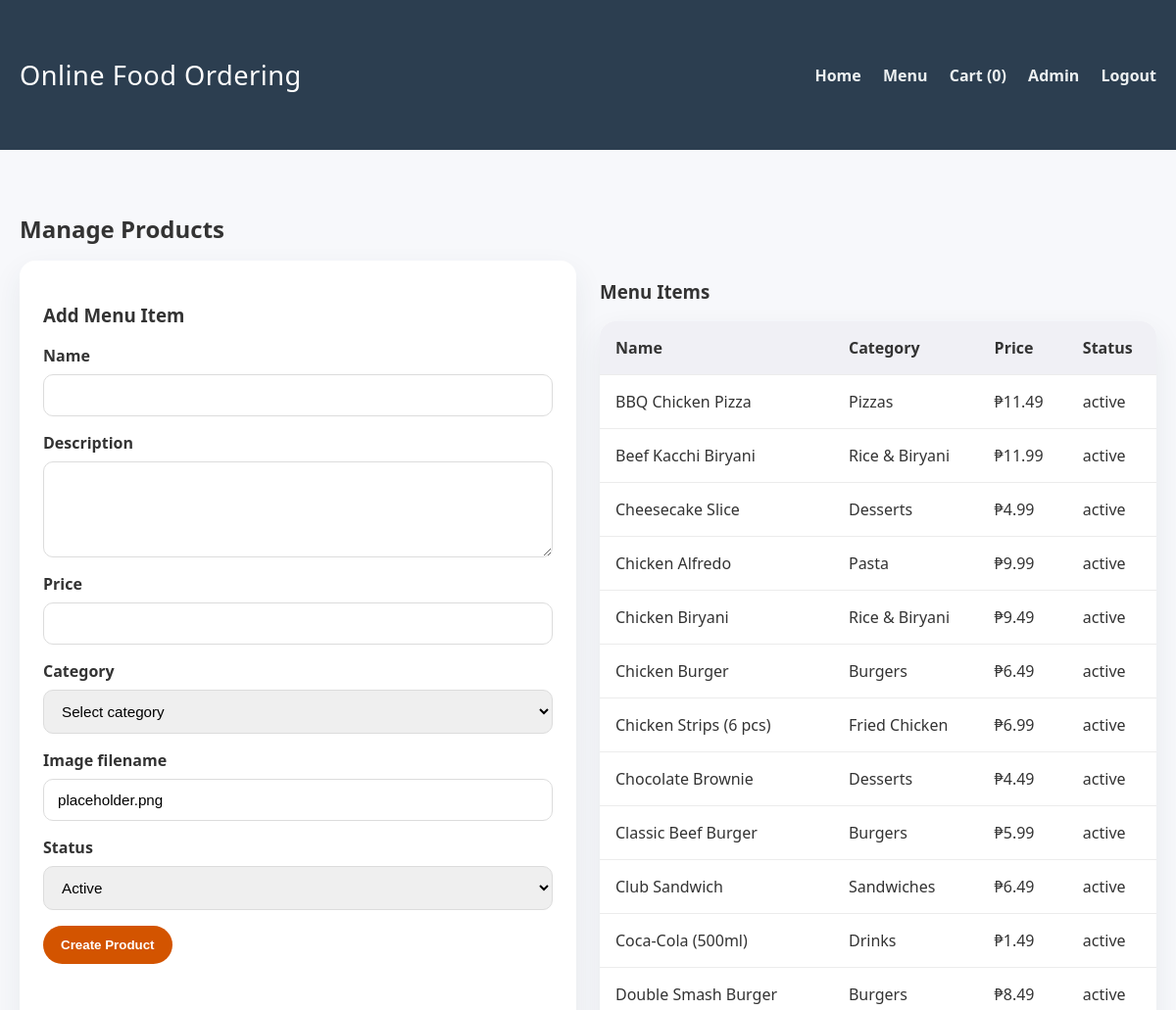
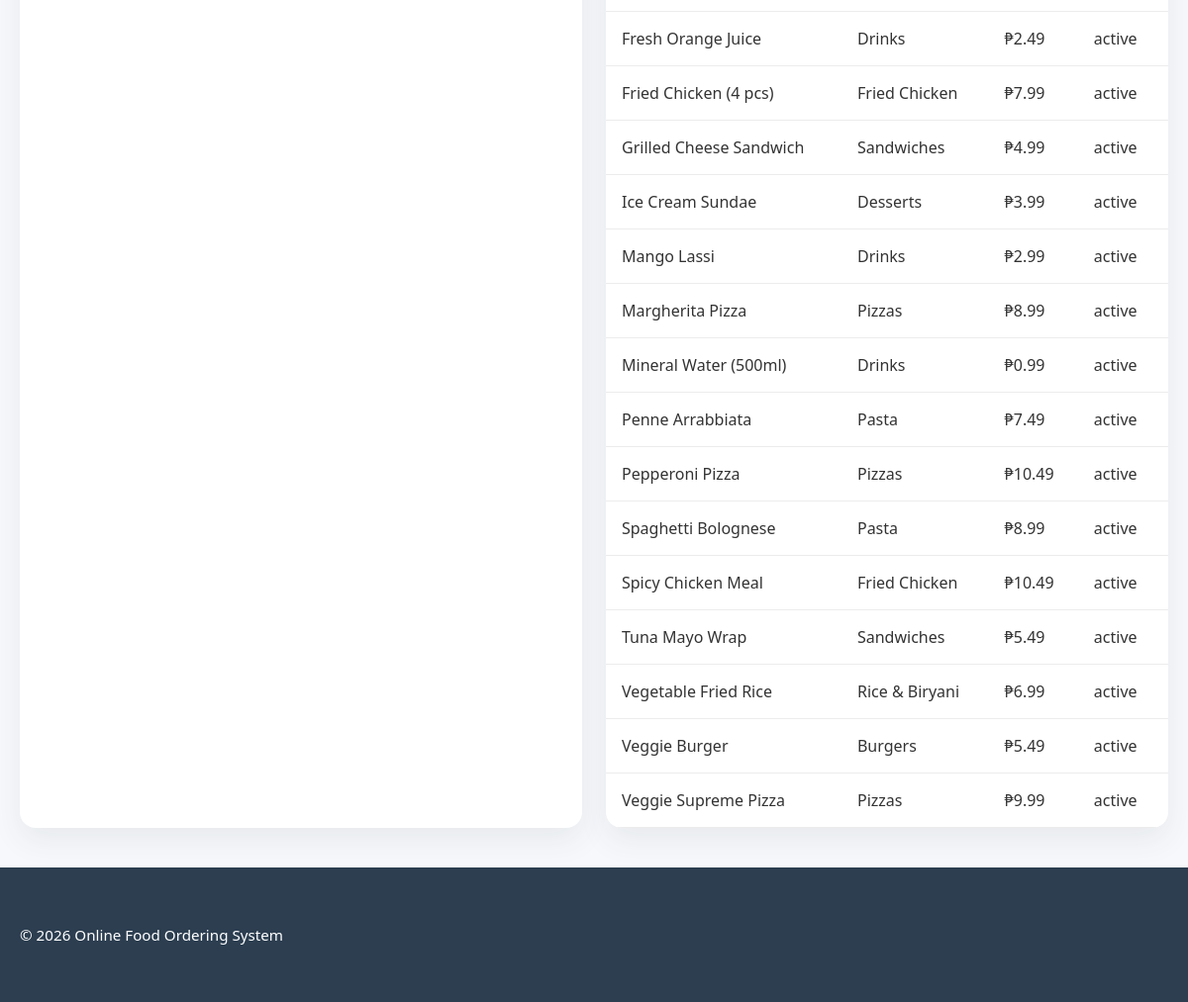
The app's page /public/index.php?route=admin&action=products (signed in) with its own data (2 pictures, top to bottom).
### tables this page shows
CREATE TABLE IF NOT EXISTS `products` (
    `id`          INT            NOT NULL AUTO_INCREMENT,
    `category_id` INT            NOT NULL,
    `name`        VARCHAR(200)   NOT NULL,
    `description` TEXT               NULL,
    `price`       DECIMAL(10,2)  NOT NULL DEFAULT 0.00,
    `image`       VARCHAR(255)       NULL DEFAULT 'placeholder.png',
    `status`      ENUM('active','inactive')
                               NOT NULL DEFAULT 'active',
    `created_at`  DATETIME       NOT NULL DEFAULT CURRENT_TIMESTAMP,
    PRIMARY KEY (`id`),
    KEY `idx_products_category` (`category_id`),
    CONSTRAINT `fk_products_category`
        FOREIGN KEY (`category_id`) REFERENCES `categories` (`id`)
        ON DELETE CASCADE ON UPDATE CASCADE
);

CREATE TABLE IF NOT EXISTS `categories` (
    `id`          INT          NOT NULL AUTO_INCREMENT,
    `name`        VARCHAR(100) NOT NULL,
    `description` TEXT             NULL,
    `created_at`  DATETIME     NOT NULL DEFAULT CURRENT_TIMESTAMP,
    PRIMARY KEY (`id`)
);

### controllers/Controller.php (called while the page is built, shortened)
<?php
class Controller
{
    protected function render(string $view, array $data = []): void
    {
        extract($data, EXTR_SKIP);
        require __DIR__ . '/../views/' . $view;
        require __DIR__ . '/../views/layout.php';
    }
}

### controllers/AdminController.php (called while the page is built, shortened)
<?php
require_once __DIR__ . '/Controller.php';
require_once __DIR__ . '/../models/Product.php';
class AdminController extends Controller
{
    public function products(): void
    {
        $message = '';
        $error = '';
        $categoryModel = new Category();
        $productModel = new Product();
        $products = $productModel->allForAdmin();
        $categories = $categoryModel->all();
        $this->render('admin/products.php', [
            'products' => $products,
            'categories' => $categories,
            'message' => $message,
            'error' => $error,
            'currentUser' => getCurrentUser(),
        ]);
    }
}

### config/database.php (called while the page is built, shortened)
<?php
$host = '127.0.0.1';
$user = 'root';
$password = '';
$database = 'online_food_ordering';
$charset = 'utf8mb4';
$mysqli = new mysqli($host, $user, $password, $database);
$mysqli->set_charset($charset);
function db_query(string $sql, string $types = '', array $params = [])
{
    global $mysqli;
    $stmt = $mysqli->prepare($sql);
    if (!$stmt->execute()) {
        die('Database execute error: ' . $stmt->error);
    }
    return $stmt;
}
function db_fetch_all(string $sql, string $types = '', array $params = []): array
{
    $stmt = db_query($sql, $types, $params);
    $result = $stmt->get_result();
    return $result ? $result->fetch_all(MYSQLI_ASSOC) : [];
}

### models/Model.php (called while the page is built, shortened)
<?php
require_once __DIR__ . '/../config/database.php';
class Model
{
    protected function fetchAll(string $sql, string $types = '', array $params = []): array
    {
        return db_fetch_all($sql, $types, $params);
    }
}

### models/Product.php (called while the page is built, shortened)
<?php
require_once __DIR__ . '/Model.php';
class Product extends Model
{
    public function allForAdmin(): array
    {
        return $this->fetchAll(
            'SELECT p.id, p.name, p.description, p.price, p.image, p.status, c.name AS category_name FROM products p JOIN categories c ON c.id = p.category_id ORDER BY p.name'
        );
    }
}

### inc/functions.php (called while the page is built, shortened)
<?php
require_once __DIR__ . '/../config/database.php';
function sanitize($value): string
{
    return htmlspecialchars(trim((string)$value), ENT_QUOTES, 'UTF-8');
}
function formatCurrency(float $amount): string
{
    return '₱' . number_format($amount, 2);
}

### views/admin/products.php (the view, shortened to what this page needs)
<section class="section-title">
    <h2>Manage Products</h2>
</section>
<div class="grid grid-2">
    <div class="form-card">
        <h3>Add Menu Item</h3>
        <form method="post" action="../public/index.php?route=admin&action=products">
            <div class="input-group">
                <label class="form-label" for="name">Name</label>
                <input id="name" type="text" name="name" required>
            </div>
            <div class="textarea-group">
                <label class="form-label" for="description">Description</label>
                <textarea id="description" name="description" rows="4"></textarea>
            </div>
            <div class="input-group">
                <label class="form-label" for="price">Price</label>
                <input id="price" type="number" name="price" step="0.01" min="0.01" required>
            </div>
            <div class="input-group">
                <label class="form-label" for="category_id">Category</label>
                <select id="category_id" name="category_id" required>
                    <option value="">Select category</option>
                </select>
            </div>
            <div class="input-group">
                <label class="form-label" for="image">Image filename</label>
                <input id="image" type="text" name="image" value="placeholder.png">
            </div>
            <div class="input-group">
                <label class="form-label" for="status">Status</label>
                <select id="status" name="status">
                    <option value="active">Active</option>
                </select>
            </div>
            <button type="submit" class="button button-primary">Create Product</button>
        </form>
    </div>
    <div>
        <h3>Menu Items</h3>
        <?php if (empty($products)): ?>
            <div class="card"><div class="card-body"><p>No products found.</p></div></div>
        <?php else: ?>
            <table class="table">
                <thead>
                    <tr><th>Name</th><th>Category</th><th>Price</th><th>Status</th></tr>
                </thead>
                <tbody>
                    <?php foreach ($products as $product): ?>
                        <tr>
                            <td><?php echo sanitize($product['name']); ?></td>
                            <td><?php echo sanitize($product['category_name']); ?></td>
                            <td><?php echo formatCurrency((float)$product['price']); ?></td>
                            <td><?php echo sanitize($product['status']); ?></td>
                        </tr>
                    <?php endforeach; ?>
                </tbody>
            </table>
        <?php endif; ?>
    </div>
</div>

### assets/css/style.css (style rules this page uses)
body { margin: 0; font-family: 'Segoe UI', Tahoma, Geneva, Verdana, sans-serif; background: #f7f8fb; color: #333; }
* { box-sizing: border-box; }
.grid { display: grid; gap: 24px; }
.btn, .button { display: inline-flex; align-items: center; justify-content: center; padding: 12px 18px; border-radius: 999px; border: none; cursor: pointer; font-weight: 700; transition: transform 0.2s ease, background-color 0.2s ease; }
.btn-primary, .button-primary { background: #d35400; color: #fff; }
.section-title { display: flex; align-items: center; justify-content: space-between; gap: 12px; margin-bottom: 16px; }
.section-title h2 { margin: 0; font-size: 1.5rem; }
.table { width: 100%; border-collapse: collapse; background: #fff; border-radius: 16px; overflow: hidden; box-shadow: 0 12px 30px rgba(44, 62, 80, 0.08); }
.table th, .table td { padding: 16px; border-bottom: 1px solid #ececec; text-align: left; }
.table thead { background: #f0f0f5; }
.form-card { background: #fff; padding: 24px; border-radius: 16px; box-shadow: 0 12px 30px rgba(44, 62, 80, 0.08); }
.form-label { display: block; margin-bottom: 8px; font-weight: 700; }
.input-group, .textarea-group { display: flex; flex-direction: column; margin-bottom: 16px; }
input[type='text'], input[type='email'], input[type='password'], input[type='number'], textarea, select { width: 100%; padding: 12px 14px; border: 1px solid #dcdcdc; border-radius: 10px; font-size: 0.95rem; }
@media (min-width: 768px) { .grid-2 { grid-template-columns: repeat(2, minmax(0, 1fr)); } }
.section-title { display: flex; align-items: center; justify-content: space-between; margin: 24px 0 16px; }
.section-title h2, .section-title h3 { margin: 0; }

### records on screen
products: name "BBQ Chicken Pizza", category.name "Pizzas", price "₱11.49", status "active"
products: name "Beef Kacchi Biryani", category.name "Rice & Biryani", price "₱11.99", status "active"
products: name "Cheesecake Slice", category.name "Desserts", price "₱4.99", status "active"
products: name "Chicken Alfredo", category.name "Pasta", price "₱9.99", status "active"
products: name "Chicken Biryani", category.name "Rice & Biryani", price "₱9.49", status "active"
products: name "Chicken Burger", category.name "Burgers", price "₱6.49", status "active"
products: name "Chicken Strips (6 pcs)", category.name "Fried Chicken", price "₱6.99", status "active"
products: name "Chocolate Brownie", category.name "Desserts", price "₱4.49", status "active"
products: name "Classic Beef Burger", category.name "Burgers", price "₱5.99", status "active"
products: name "Club Sandwich", category.name "Sandwiches", price "₱6.49", status "active"
products: name "Coca-Cola (500ml)", category.name "Drinks", price "₱1.49", status "active"
products: name "Double Smash Burger", category.name "Burgers", price "₱8.49", status "active"
products: name "Fresh Orange Juice", category.name "Drinks", price "₱2.49", status "active"
products: name "Fried Chicken (4 pcs)", category.name "Fried Chicken", price "₱7.99", status "active"
products: name "Grilled Cheese Sandwich", category.name "Sandwiches", price "₱4.99", status "active"
products: name "Ice Cream Sundae", category.name "Desserts", price "₱3.99", status "active"
products: name "Mango Lassi", category.name "Drinks", price "₱2.99", status "active"
products: name "Margherita Pizza", category.name "Pizzas", price "₱8.99", status "active"
products: name "Mineral Water (500ml)", category.name "Drinks", price "₱0.99", status "active"
products: name "Penne Arrabbiata", category.name "Pasta", price "₱7.49", status "active"
products: name "Pepperoni Pizza", category.name "Pizzas", price "₱10.49", status "active"
products: name "Spaghetti Bolognese", category.name "Pasta", price "₱8.99", status "active"
products: name "Spicy Chicken Meal", category.name "Fried Chicken", price "₱10.49", status "active"
products: name "Tuna Mayo Wrap", category.name "Sandwiches", price "₱5.49", status "active"
products: name "Vegetable Fried Rice", category.name "Rice & Biryani", price "₱6.99", status "active"
products: name "Veggie Burger", category.name "Burgers", price "₱5.49", status "active"
products: name "Veggie Supreme Pizza", category.name "Pizzas", price "₱9.99", status "active"

### other values on screen
cartCount() "0"
